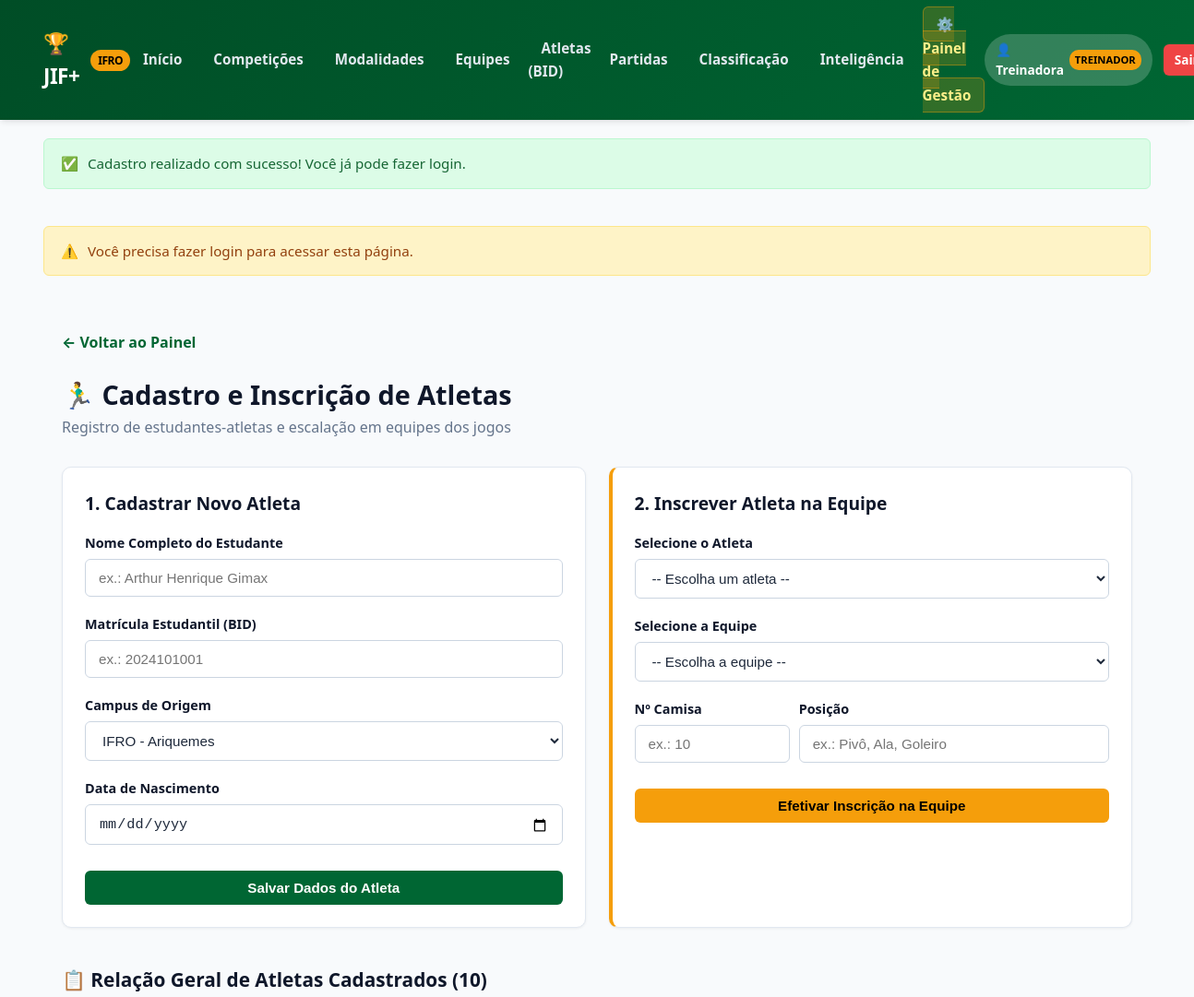
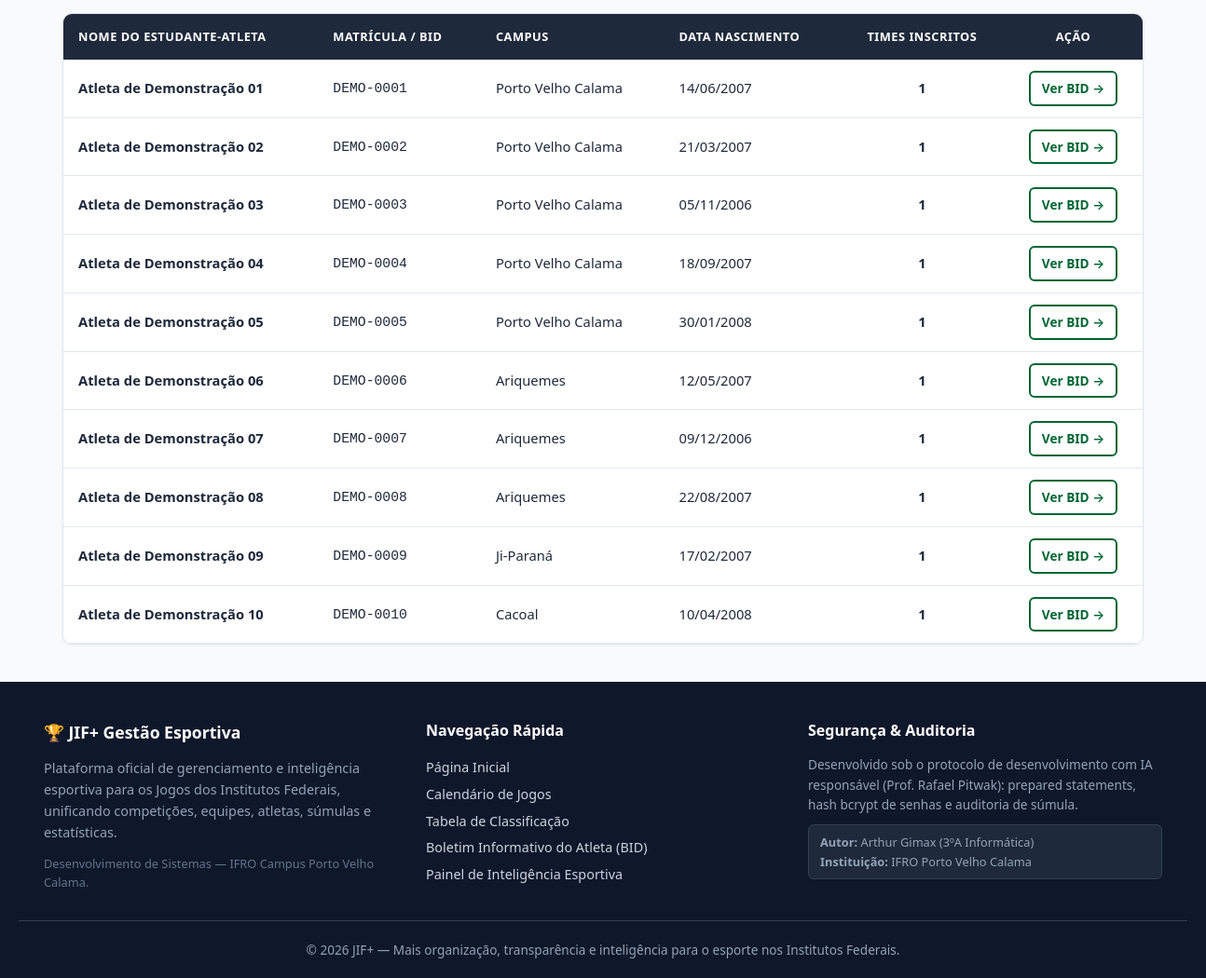
Page /admin/atletas.php (signed in) on the committed database (2 pictures, top to bottom).
### tables this page shows
CREATE TABLE IF NOT EXISTS `atletas` (
    `id` INT AUTO_INCREMENT PRIMARY KEY,
    `usuario_id` INT NULL,
    `instituicao_id` INT NOT NULL,
    `nome` VARCHAR(150) NOT NULL,
    `matricula_estudantil` VARCHAR(50) NOT NULL,
    `data_nascimento` DATE NULL,
    `foto_url` VARCHAR(255) NULL,
    `criado_em` DATETIME NOT NULL DEFAULT CURRENT_TIMESTAMP,
    CONSTRAINT `fk_atletas_usuario`
        FOREIGN KEY (`usuario_id`) REFERENCES `usuarios` (`id`)
        ON DELETE SET NULL ON UPDATE CASCADE,
    CONSTRAINT `fk_atletas_instituicao`
        FOREIGN KEY (`instituicao_id`) REFERENCES `instituicoes` (`id`)
        ON DELETE RESTRICT ON UPDATE CASCADE,
    INDEX `idx_atletas_matricula` (`matricula_estudantil`),
    INDEX `idx_atletas_nome` (`nome`)
);

CREATE TABLE IF NOT EXISTS `instituicoes` (
    `id` INT AUTO_INCREMENT PRIMARY KEY,
    `nome` VARCHAR(150) NOT NULL,
    `sigla` VARCHAR(30) NOT NULL,
    `campus` VARCHAR(100) NOT NULL,
    `estado` CHAR(2) NOT NULL,
    INDEX `idx_instituicoes_sigla` (`sigla`),
    INDEX `idx_instituicoes_campus` (`campus`)
);

### admin/atletas.php (the view, shortened to what this page needs)
<?php
$pdo = Database::getConnection();
$instituicoes = $pdo->query("SELECT id, sigla, campus FROM instituicoes ORDER BY campus ASC")->fetchAll();
$atletasCadastrados = $pdo->query("
    SELECT a.*, inst.campus, inst.sigla,
           (SELECT COUNT(*) FROM equipe_atletas ea WHERE ea.atleta_id = a.id) AS total_equipes
    FROM atletas a
    JOIN instituicoes inst ON a.instituicao_id = inst.id
    ORDER BY a.nome ASC
")->fetchAll();
require_once __DIR__ . '/../includes/header.php';
?>
<div class="container" style="padding: 40px 20px;">
    <div style="margin-bottom:20px;">
        <a href="index.php" style="font-weight:700;">&larr; Voltar ao Painel</a>
    </div>
    <div style="display:flex;justify-content:space-between;align-items:center;margin-bottom:30px;flex-wrap:wrap;gap:15px;">
        <div>
            <h1 style="font-size:1.8rem;font-weight:900;color:var(--dark);">🏃‍♂️ Cadastro e Inscrição de Atletas</h1>
            <p style="color:var(--text-muted);">Registro de estudantes-atletas e escalação em equipes dos jogos</p>
        </div>
    </div>
    <div style="display:grid;grid-template-columns: 1fr 1fr;gap:25px;margin-bottom:40px;">
        <div class="card">
            <h3 class="card-title" style="margin-bottom:15px;">1. Cadastrar Novo Atleta</h3>
            <form method="POST" action="atletas.php">
                <div class="form-group">
                    <label class="form-label" for="nome">Nome Completo do Estudante</label>
                    <input type="text" id="nome" name="nome" class="form-control" placeholder="ex.: Arthur Henrique Gimax" required>
                </div>
                <div class="form-group">
                    <label class="form-label" for="matricula_estudantil">Matrícula Estudantil (BID)</label>
                    <input type="text" id="matricula_estudantil" name="matricula_estudantil" class="form-control" placeholder="ex.: 2024101001" required>
                </div>
                <div class="form-group">
                    <label class="form-label" for="instituicao_id">Campus de Origem</label>
                    <select id="instituicao_id" name="instituicao_id" class="form-control" required>
                        <?php foreach ($instituicoes as $i): ?>
                            <option value="<?= $i['id'] ?>"><?= htmlspecialchars($i['sigla']) ?> - <?= htmlspecialchars($i['campus']) ?></option>
                        <?php endforeach; ?>
                    </select>
                </div>
                <div class="form-group">
                    <label class="form-label" for="data_nascimento">Data de Nascimento</label>
                    <input type="date" id="data_nascimento" name="data_nascimento" class="form-control">
                </div>
                <button type="submit" class="btn btn-primary" style="width:100%;margin-top:10px;">
                    Salvar Dados do Atleta
                </button>
            </form>
        </div>
        <div class="card" style="border-left:4px solid var(--secondary);">
            <h3 class="card-title" style="margin-bottom:15px;">2. Inscrever Atleta na Equipe</h3>
            <form method="POST" action="atletas.php">
                <div class="form-group">
                    <label class="form-label" for="atleta_id">Selecione o Atleta</label>
                    <select id="atleta_id" name="atleta_id" class="form-control" required>
                        <option value="">-- Escolha um atleta --</option>
                    </select>
                </div>
                <div class="form-group">
                    <label class="form-label" for="equipe_id">Selecione a Equipe</label>
                    <select id="equipe_id" name="equipe_id" class="form-control" required>
                        <option value="">-- Escolha a equipe --</option>
                    </select>
                </div>
                <div style="display:grid;grid-template-columns:1fr 2fr;gap:10px;">
                    <div class="form-group">
                        <label class="form-label" for="numero_camisa">Nº Camisa</label>
                        <input type="number" id="numero_camisa" name="numero_camisa" class="form-control" placeholder="ex.: 10">
                    </div>
                    <div class="form-group">
                        <label class="form-label" for="posicao">Posição</label>
                        <input type="text" id="posicao" name="posicao" class="form-control" placeholder="ex.: Pivô, Ala, Goleiro">
                    </div>
                </div>
                <button type="submit" class="btn btn-secondary" style="width:100%;margin-top:10px;">
                    Efetivar Inscrição na Equipe
                </button>
            </form>
        </div>
    </div>
    <h2 style="font-size:1.3rem;font-weight:800;color:var(--dark);margin-bottom:15px;">
        📋 Relação Geral de Atletas Cadastrados (<?= count($atletasCadastrados) ?>)
    </h2>
    <div class="table-responsive">
        <table class="sports-table">
            <thead>
                <tr>
                    <th>Nome do Estudante-Atleta</th>
                    <th>Matrícula / BID</th>
                    <th>Campus</th>
                    <th>Data Nascimento</th>
                    <th class="center">Times Inscritos</th>
                    <th class="center">Ação</th>
                </tr>
            </thead>
            <tbody>
                <?php foreach ($atletasCadastrados as $a): ?>
                    <tr>
                        <td><strong><?= htmlspecialchars($a['nome']) ?></strong></td>
                        <td><code><?= htmlspecialchars($a['matricula_estudantil']) ?></code></td>
                        <td><?= htmlspecialchars($a['campus']) ?></td>
                        <td><?= $a['data_nascimento'] ? date('d/m/Y', strtotime($a['data_nascimento'])) : '-' ?></td>
                        <td class="center" style="font-weight:700;"><?= $a['total_equipes'] ?></td>
                        <td class="center">
                            <a href="../atletas.php?id=<?= $a['id'] ?>" class="btn btn-sm btn-outline">
                                Ver BID &rarr;
                            </a>
                        </td>
                    </tr>
                <?php endforeach; ?>
            </tbody>
        </table>
    </div>
</div>
<?php require_once __DIR__ . '/../includes/footer.php'; ?>

### assets/css/style.css (style rules this page uses)
:root { --primary: #006633; --primary-dark: #004d26; --primary-light: #059669; --secondary: #f59e0b; --secondary-hover: #d97706; --accent: #2563eb; --dark: #0f172a; --dark-surface: #1e293b; --light-bg: #f8fafc; --card-bg: #ffffff; --border: #e2e8f0; --text-main: #1e293b; --text-muted: #64748b; --text-light: #f8fafc; --danger: #ef4444; --success: #10b981; --warning: #f59e0b; --info: #0284c7; --radius-sm: 6px; --radius-md: 10px; --radius-lg: 16px; --shadow-sm: 0 1px 3px rgba(0,0,0,0.06); --shadow-md: 0 4px 6px -1px rgba(0,0,0,0.08), 0 2px 4px -2px rgba(0,0,0,0.06); --shadow-lg: 0 10px 15px -3px rgba(0,0,0,0.1), 0 4px 6px -4px rgba(0,0,0,0.08); --transition: all 0.2s cubic-bezier(0.4, 0, 0.2, 1); }
* { margin: 0; padding: 0; box-sizing: border-box; }
body { font-family: 'Segoe UI', system-ui, -apple-system, BlinkMacSystemFont, Roboto, sans-serif; background-color: var(--light-bg); color: var(--text-main); line-height: 1.6; min-height: 100vh; display: flex; flex-direction: column; }
a { color: var(--primary); text-decoration: none; transition: var(--transition); }
.container { width: 100%; max-width: 1200px; margin: 0 auto; padding: 0 20px; }
.btn { display: inline-flex; align-items: center; justify-content: center; gap: 8px; padding: 10px 20px; font-size: 0.95rem; font-weight: 600; border-radius: var(--radius-sm); border: none; cursor: pointer; transition: var(--transition); text-decoration: none; }
.btn-primary { background-color: var(--primary); color: #ffffff; }
.btn-secondary { background-color: var(--secondary); color: #000000; }
.btn-outline { background: transparent; border: 2px solid var(--primary); color: var(--primary); }
.btn-sm { padding: 6px 12px; font-size: 0.85rem; }
.card { background: var(--card-bg); border-radius: var(--radius-md); border: 1px solid var(--border); padding: 24px; box-shadow: var(--shadow-sm); transition: var(--transition); position: relative; overflow: hidden; }
.card-title { font-size: 1.2rem; font-weight: 700; color: var(--dark); margin-bottom: 6px; }
.table-responsive { overflow-x: auto; margin-top: 16px; border-radius: var(--radius-md); box-shadow: var(--shadow-sm); border: 1px solid var(--border); background: #ffffff; }
.sports-table { width: 100%; border-collapse: collapse; font-size: 0.92rem; text-align: left; }
.sports-table th { background: var(--dark-surface); color: #ffffff; padding: 14px 16px; font-weight: 700; text-transform: uppercase; font-size: 0.8rem; letter-spacing: 0.5px; }
.sports-table th.center, .sports-table td.center { text-align: center; }
.sports-table td { padding: 12px 16px; border-bottom: 1px solid var(--border); color: var(--text-main); }
.form-group { margin-bottom: 18px; }
.form-label { display: block; font-weight: 600; font-size: 0.9rem; margin-bottom: 6px; color: var(--dark); }
.form-control { width: 100%; padding: 11px 14px; font-size: 0.95rem; border: 1px solid #cbd5e1; border-radius: var(--radius-sm); background-color: #ffffff; color: var(--text-main); transition: var(--transition); }

### rows in the picture
atletas: nome "Atleta de Demonstração 01", matricula_estudantil "DEMO-0001", instituicao.campus "Porto Velho Calama", data_nascimento "14/06/2007", total_equipes "1"
atletas: nome "Atleta de Demonstração 02", matricula_estudantil "DEMO-0002", instituicao.campus "Porto Velho Calama", data_nascimento "21/03/2007", total_equipes "1"
atletas: nome "Atleta de Demonstração 03", matricula_estudantil "DEMO-0003", instituicao.campus "Porto Velho Calama", data_nascimento "05/11/2006", total_equipes "1"
atletas: nome "Atleta de Demonstração 04", matricula_estudantil "DEMO-0004", instituicao.campus "Porto Velho Calama", data_nascimento "18/09/2007", total_equipes "1"
atletas: nome "Atleta de Demonstração 05", matricula_estudantil "DEMO-0005", instituicao.campus "Porto Velho Calama", data_nascimento "30/01/2008", total_equipes "1"
atletas: nome "Atleta de Demonstração 06", matricula_estudantil "DEMO-0006", instituicao.campus "Ariquemes", data_nascimento "12/05/2007", total_equipes "1"
atletas: nome "Atleta de Demonstração 07", matricula_estudantil "DEMO-0007", instituicao.campus "Ariquemes", data_nascimento "09/12/2006", total_equipes "1"
atletas: nome "Atleta de Demonstração 08", matricula_estudantil "DEMO-0008", instituicao.campus "Ariquemes", data_nascimento "22/08/2007", total_equipes "1"
atletas: nome "Atleta de Demonstração 09", matricula_estudantil "DEMO-0009", instituicao.campus "Ji-Paraná", data_nascimento "17/02/2007", total_equipes "1"
atletas: nome "Atleta de Demonstração 10", matricula_estudantil "DEMO-0010", instituicao.campus "Cacoal", data_nascimento "10/04/2008", total_equipes "1"

### other values in the picture
explode(' ', $usuarioLogado['nome'])[0] "Treinadora"
$usuarioLogado['perfil'] "TREINADOR"
$config['icone'] "✅"
$msg "Cadastro realizado com sucesso! Você já pode fazer login."
$config['icone'] "⚠️"
$msg "Você precisa fazer login para acessar esta página."
count($atletasCadastrados) "10"
form field instituicao_id "IFRO - Ariquemes"
